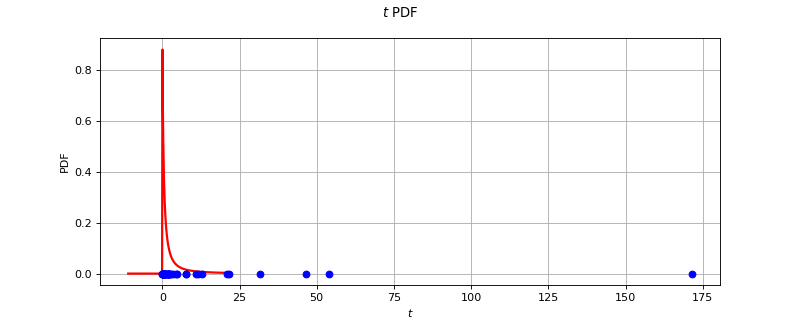

Python code for this plot:
import openturns as ot
from matplotlib import pyplot as plt
from openturns.viewer import View
ot.RandomGenerator.SetSeed(0)
factory = ot.BurrFactory()
ref = factory.build()
dimension = ref.getDimension()
if dimension <= 2:
    sample = ref.getSample(50)
    distribution = factory.build(sample)
    if dimension == 1:
        distribution.setDescription(['$t$'])
        pdf_graph = distribution.drawPDF(256)
        cloud = ot.Cloud(sample, ot.Sample(sample.getSize(), 1))
        cloud.setColor('blue')
        cloud.setPointStyle('fcircle')
        pdf_graph.add(cloud)
        fig = plt.figure(figsize=(10, 4))
        plt.suptitle(str(distribution))
        pdf_axis = fig.add_subplot(111)
        View(pdf_graph, figure=fig, axes=[pdf_axis], add_legend=False)
    else:
        sample = ref.getSample(500)
        distribution.setDescription(['$t_0$', '$t_1$'])
        pdf_graph = distribution.drawPDF([256]*2)
        cloud = ot.Cloud(sample)
        cloud.setColor('red')
        cloud.setPointStyle('fcircle')
        pdf_graph.add(cloud)
        fig = plt.figure(figsize=(10, 4))
        plt.suptitle(str(distribution))
        pdf_axis = fig.add_subplot(111)
        View(pdf_graph, figure=fig, axes=[pdf_axis], add_legend=False, square_axes=True)
